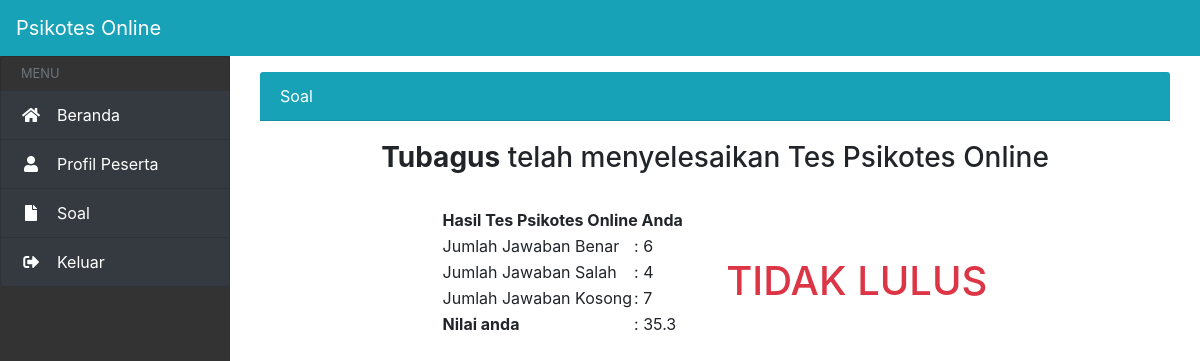
The page /peserta/media.php?hal=soal (signed in) on the database its author committed.
### tables this page shows
CREATE TABLE `tbl_nilai` (
  `id_nilai` int(7) NOT NULL,
  `id_user` int(5) NOT NULL,
  `benar` varchar(20) NOT NULL,
  `salah` varchar(20) NOT NULL,
  `kosong` varchar(20) NOT NULL,
  `score` varchar(20) NOT NULL,
  `tanggal` date NOT NULL,
  `keterangan` varchar(30) NOT NULL
);

### peserta/soal.php (the view, shortened to what this page needs)
<div class="row" id="body-row">
	<div id="sidebar-container" class="sidebar-expanded d-none d-md-block">
		<ul class="list-group">
			<li class="list-group-item sidebar-separator-title text-muted d-flex align-items-center menu-collapsed">
				<small>MENU</small>
			</li>
			<a href="?hal=home" class="bg-dark list-group-item list-group-item-action flex-column align-items-start">
				<div class="d-flex w-100 justify-content-start align-items-center">
					<span class="fas fa-home fa-fw mr-3"></span>
					<span class="menu-collapsed">Beranda</span>
				</div>
			</a>
			<a href="?hal=profiluser" class="bg-dark list-group-item list-group-item-action flex-column align-items-start">
				<div class="d-flex w-100 justify-content-start align-items-center">
					<span class="fa fa-user fa-fw mr-3"></span>
					<span class="menu-collapsed">Profil Peserta</span>
				</div>
			</a>
			<a href="?hal=soal" class="bg-dark list-group-item list-group-item-action flex-column align-items-start">
				<div class="d-flex w-100 justify-content-start align-items-center">
					<span class="fa fa-file fa-fw mr-3"></span>
					<span class="menu-collapsed">Soal</span>
				</div>
			</a>
			<a href="http://localhost/psikotes/peserta/logout.php" class="bg-dark list-group-item list-group-item-action flex-column align-items-start">
				<div class="d-flex w-100 justify-content-start align-items-center">
					<span class="fa fa-sign-out-alt fa-fw mr-3"></span>
					<span class="menu-collapsed">Keluar</span>
				</div>
			</a>
		</ul>
	</div>
	<div class="col">
		<div id="page-wrapper">
			<div class="container-fluid mt-3">
				<div class="row">
					<div class="col-lg-12">
						<div class="card-header bg-info text-white">
							Soal
						</div>
						<div class="card-body">
							<?php
							if (empty($_SESSION[username]) and empty($_SESSION[passuser])) {
								echo "<link href='style.css' rel='stylesheet' type='text/css'>
 <center>Untuk mengakses modul, Anda harus login <br>";
								echo "<a href=index.php><b>LOGIN</b></a></center>";
							} else {
								$cek = mysql_num_rows(mysql_query("SELECT id_user FROM tbl_nilai WHERE id_user='$_SESSION[iduser]'"));
								if ($cek > 0) {
									$tampil = mysql_query("SELECT * FROM tbl_nilai WHERE id_user='$_SESSION[iduser]'");
									$t = mysql_fetch_array($tampil);
									$username =  ucwords($_SESSION['username']);;
									echo "<h3 align='center' style='border:0';><b>$username</b> telah menyelesaikan Tes Psikotes Online</h3>";
									echo "<br><div align='center'>
		 <table><tr><th colspan=3>Hasil Tes Psikotes Online Anda</th></tr>
		 <tr><td>Jumlah Jawaban Benar</td><td> : $t[benar]</td>";
									$qry = mysql_query("SELECT nilai_min FROM tbl_pengaturan_tes");
									$hasil = mysql_fetch_array($qry);
									$cek = $hasil['nilai_min'];
									if ($t[score] >= $cek) {
										echo "<td rowspan='4'><h1 class='ml-5 text-success'>LULUS</h1></td></tr>";
									} else {
										echo "<td rowspan='4'><h1 class='ml-5 text-danger'>TIDAK LULUS</h1></td></tr>";
									}
									echo "
		 <tr><td>Jumlah Jawaban Salah</td><td> : $t[salah]</td></tr>
		 <tr><td>Jumlah Jawaban Kosong</td><td>: $t[kosong]</td></tr>
		 <tr><td><b>Nilai anda            </td><td>: $t[score]</b></td></tr></table></div>";
				}
							} ?>
					</div>
				</div>
			</div>
		</div>
	</div>
</div>
</div>
</div>

### admin/assets/css/sidebar.css (style rules this page uses)
#body-row { margin-left:0; margin-right:0; }
#sidebar-container { min-height: 100vh; background-color: #333; padding: 0; }
.sidebar-expanded { width: 230px; }
#sidebar-container .list-group a { height: 50px; color: white; }
.sidebar-separator-title { background-color: #333; height: 35px; }

### rows shown on the page
tbl_nilai: benar "6", salah "4", kosong "7", score "35.3"

### other values the page prints
$username "Tubagus"
